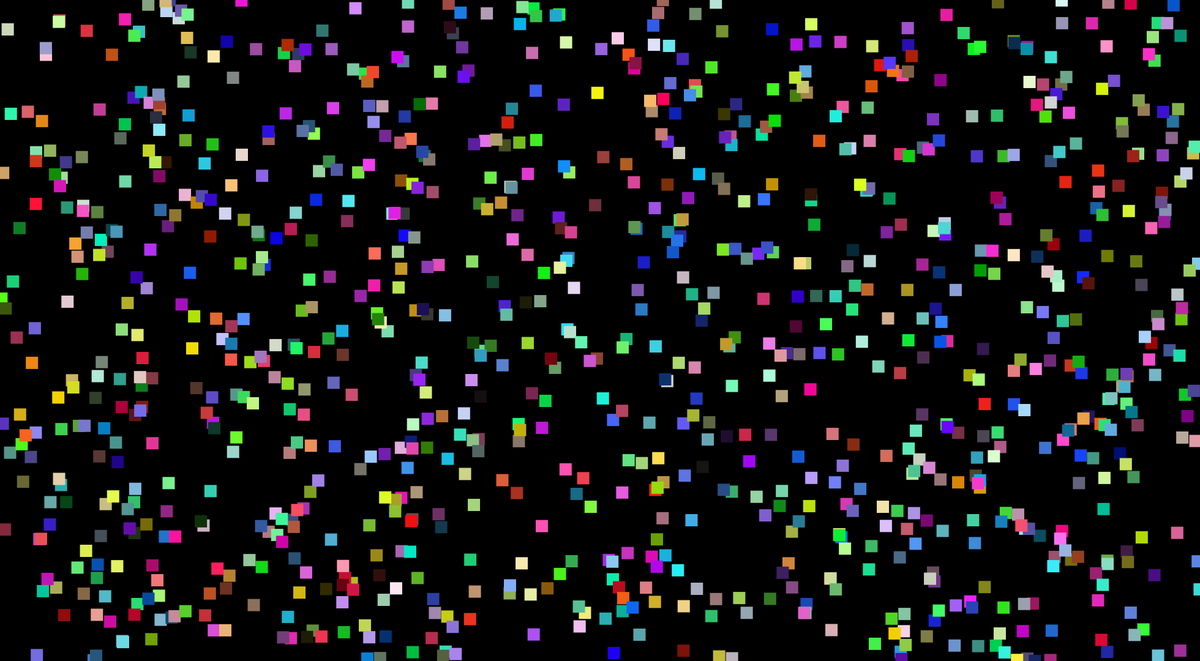
Frame 1 (no input)
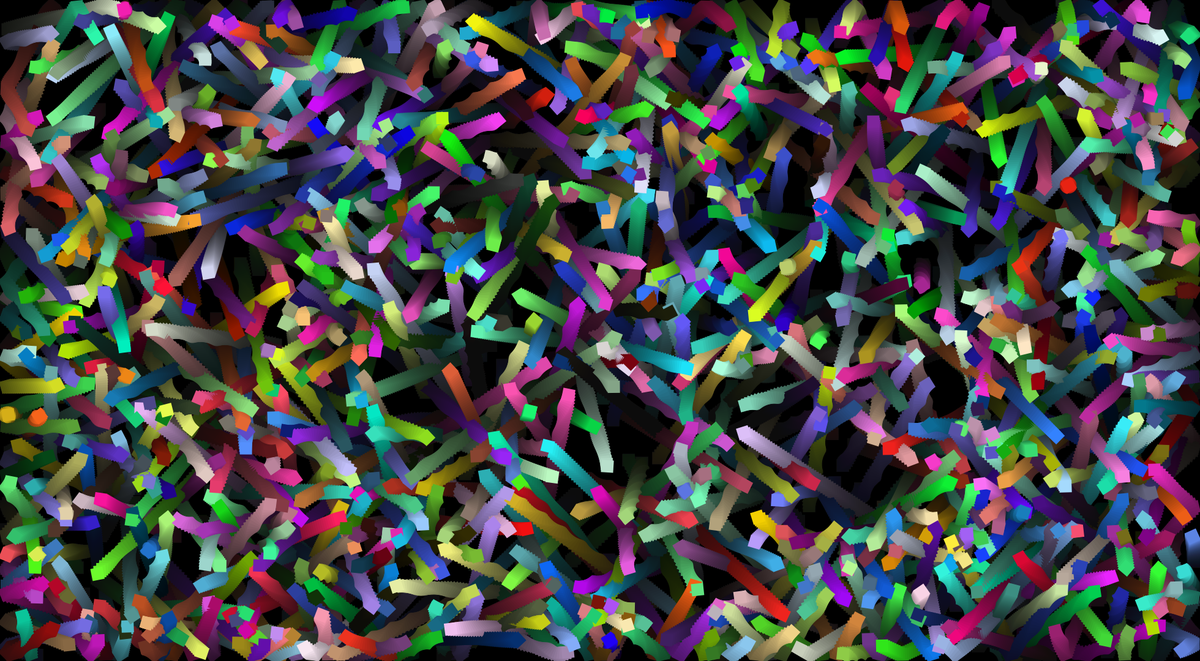
Frame 60 (the mouse pressed at the canvas centre just before this capture)
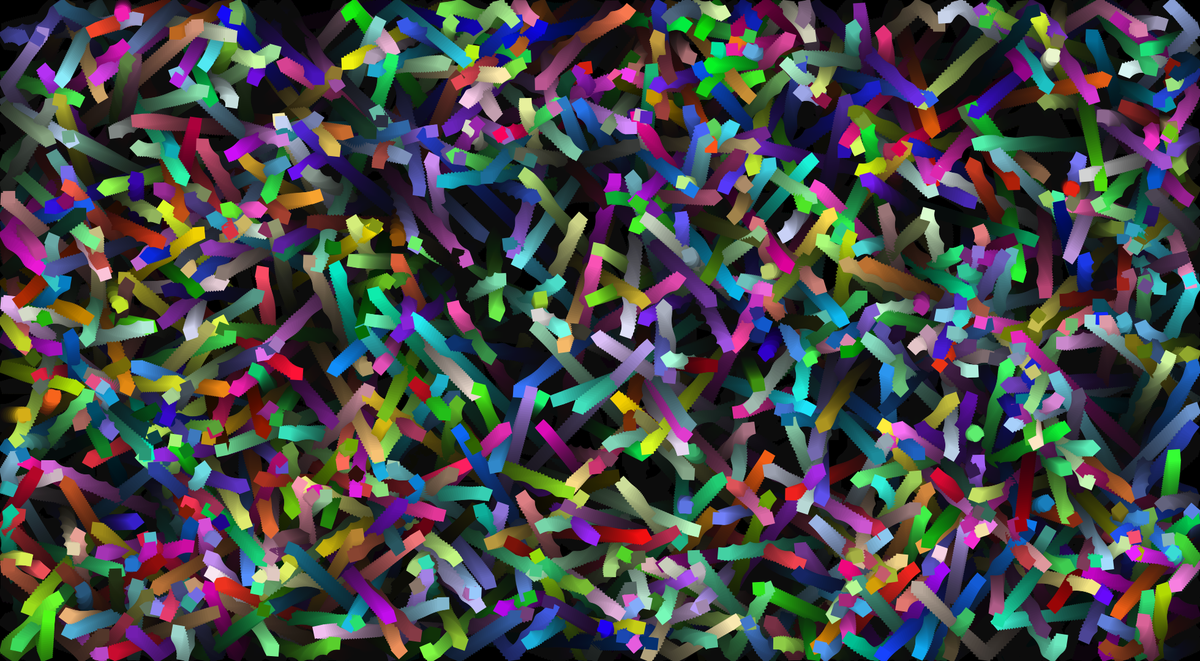
Frame 120 (the mouse held since frame 60 and released just before this capture)

The Processing sketch that drew these frames (run headless with seeded random() and noise(); from frame 60 on, the mouse is pressed at the canvas centre):

// Processing sketch: Boxez2_3
// ── Boxez2_3.pde
box box1 = new box(random(0, width), random(0, height), random(-4, 4), random(-4, 4), random(0, 255), random(0, 255), random(0, 255), random(-.2, .2));
box[] cuBe = new box[1000];

float xd, yd; // x-destination, y-destination
float ys = 0.5;
float inc = 8;

boolean gravOn = false;

void setup() {
  size(1960, 1080);
  
  xd = width/2;
  yd = height/2;

  for (int i = 0; i < cuBe.length; i++) {
    cuBe[i] = new box(random(0, width), random(0, height), random(-4, 4), random(-4, 4), random(0, 255), random(0, 255), random(0, 255), random(-.2, .2));
  }

  background(0);
}

void draw() {
  fill(0, 0, 0, 10);
  rect(-2, -2, width+4, height+4);
  
  xd = width*1.5;
  yd += ys;
  
  if ( yd >= height/2+120 || yd <= height/2-120 ) {
    ys *= -1;
  }
  println(yd);

  for (int i = 0; i < cuBe.length; i++) {
    cuBe[i].display();
    cuBe[i].move();
    if (gravOn == false) {
      cuBe[i].bounce();
    }
    cuBe[i].gravitate();
    if (cuBe[i].x >= width+cuBe[i].w/2) {
      cuBe[i].x = cuBe[i].w/2;
      cuBe[i].y = ((int) random(0, 3))*height/2;
      // cuBe[i].y = height/2;
    }
  }
}

class box {
  float x, y, xs, ys;
  float r, g, b;
  float theta, thetaInc;
  int w;
  boolean grav = false;

  box(float xt, float yt, float xst, float yst, float rt, float gt, float bt, float thetaInct) {
    x = xt;
    y = yt;
    xs = xst;
    ys = yst;
    r = rt;
    g = gt;
    b = bt;
    theta = 0;
    thetaInc = thetaInct;

    w = 20;
  }

  void display() {
    pushMatrix();
    translate(x, y);
    rotate(theta);
    theta += thetaInc;
    noStroke();
    fill(r, g, b);
    rect(-w/2, -w/2, w, w);
    popMatrix();
  }

  void move() {
    x += xs;
    y += ys;
  }
  
  void bounce() {
    if (x-w/2 <= 0) {
      xs*=-1;
      x = w/2+1;
    } else if (x+w/2 > width) {
      xs*=-1;
      x = width-w/2-1;
    }
    if (y-w/2 <=0) {
      ys*=-1;
      y = w/2+1;
    } else if (y+w/2 >= height) {
      ys*=-1;
      y = height-w/2-1;
    }
  }

  void gravitate() {
    // destination is center
    if (mousePressed) {
      grav = true;
    }

    if (gravOn) { // used to be 'grav', grav is now obsolete
      if (x >= xd) {
        x -= (dist(x, 0, xd, 0)/width)*inc;
      } else {
        x += (dist(x, 0, xd, 0)/width)*inc;
      }
      if (y >= yd) {
        y -= (dist(0, y, 0, yd)/height)*inc;
      } else {
        y += (dist(0, y, 0, yd)/height)*inc;
      }
      xs*=0.99;
      ys*=0.99;
      thetaInc*=0.99;
      // inc*=1.0001;
    }
  }
}

void mouseClicked() {
  if (gravOn == false) {
    gravOn = true;
  } else {
    gravOn = false;
    
    for (int i = 0; i < cuBe.length; i++) {
      cuBe[i] = new box(cuBe[i].x, cuBe[i].y, random(random(random(-12, 12))), random(random(random(-12, 12))), cuBe[i].r, cuBe[i].g, cuBe[i].b, random(-.2, .2));
    }
  }
}
